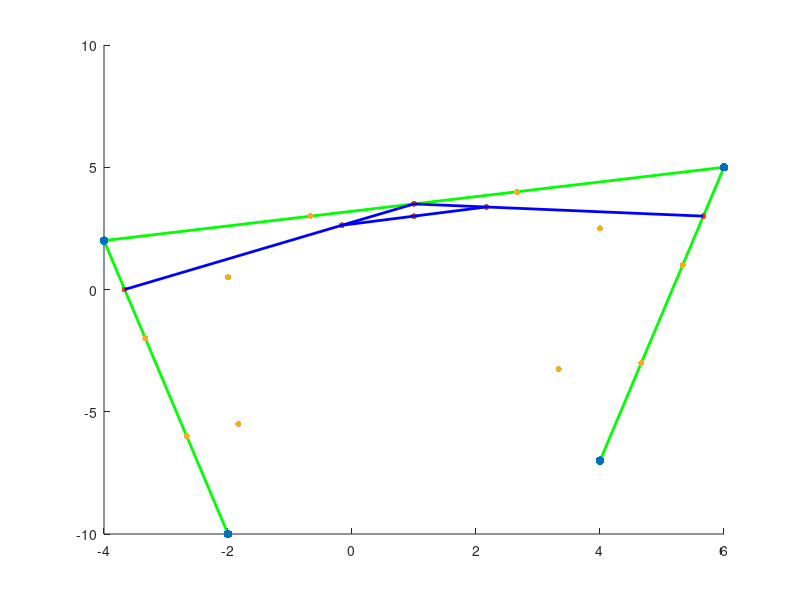

Recreate this plot in MATLAB. (Note: this script raises an error after producing the figure.)
function f = drawq3()
%DRAWQ3 此处显示有关此函数的摘要
%   此处显示详细说明
    figure;
    hold on;
    control_points=[[-2,-10];[-4,2];[6,5];[4,-7]];
    h3_control_polygon=plot(control_points(:,1),control_points(:,2), 'g', 'linewidth', 2);
    h3_control_points=scatter(control_points(:,1),control_points(:,2),40, 'red', 'filled');

    relevant_points=[[-11/3,0];[1,7/2];[17/3,3];[-1/6,21/8];[13/6,27/8];[1,3]];
    h3_relevant_points=scatter(relevant_points(:,1),relevant_points(:,2),20, 'black', 'filled');
    h3_relevant_line1=plot(relevant_points(1:2,1),relevant_points(1:2,2), 'b', 'linewidth', 2)
    h3_relevant_line2=plot(relevant_points(2:3,1),relevant_points(2:3,2), 'b', 'linewidth', 2)
    h3_relevant_line3=plot(relevant_points(4:5,1),relevant_points(4:5,2), 'b', 'linewidth', 2)

    %B_spline_points

    t=0:0.001:1;
    bezier_control_points=[[-11/6,-11/2];[-8/3,-6];[-10/3,-2];[-2,1/2];[-2/3,3];[8/3,4];[4,5/2];[16/3,1];[14/3,-3];[10/3,-13/4]];
    %bezier_control_points=[[-2,-10];[-8/3,-6];[-10/3,-2];[-2,1/2];[-2/3,3];[8/3,4];[4,5/2];[16/3,1];[14/3,-3];[4,-7]];
    %bezier_control_points=[[-2,-8];[-8/3,-6];[-10/3,-2];[-2,1/2];[-2/3,3];[8/3,4];[4,5/2];[16/3,1];[14/3,-3];[13/3,-5]];
    %bezier_control_points=[[-11/6,-11/2];[-2,1/2];[4,5/2];[10/3,-13/4]];
    h3_bezier_control_points=scatter(bezier_control_points(:,1),bezier_control_points(:,2),20, 'magenta', 'filled');
    point_bezier1=bezier_caste(bezier_control_points(1:4,:),t);
    point_bezier2=bezier_caste(bezier_control_points(4:7,:),t);
    point_bezier3=bezier_caste(bezier_control_points(7:10,:),t);
    h3_bezier1=plot(real(point_bezier1),imag(point_bezier1),'r','linewidth', 2);
    h3_bezier2=plot(real(point_bezier2),imag(point_bezier2),'r','linewidth', 2);
    h3_bezier3=plot(real(point_bezier3),imag(point_bezier3),'r','linewidth', 2);

    
    f=true;
end

